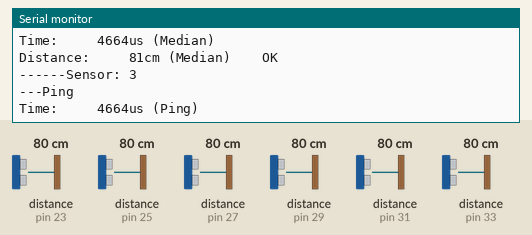
Recording of a sketch running on a simulated Arduino Uno, built with avr-gcc and run on an emulated ATmega328P. Shown: the last lines printed to the serial monitor. Inputs (shaded band) come from the test bench; at power-on: distance to the obstacle (sensors on pin 23, pin 25, pin 27, pin 29, pin 31, pin 33) 80 cm. The echo pulse lasts 58.3 µs per cm.

Above: at 1.8 s.
1.9 s: distance to the obstacle (sensor on pin 23) set to 120 cm
At 2.8 s:
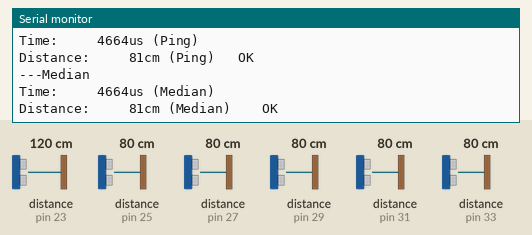
7.9 s: distance to the obstacle (sensor on pin 25) set to 120 cm
At 8.2 s:
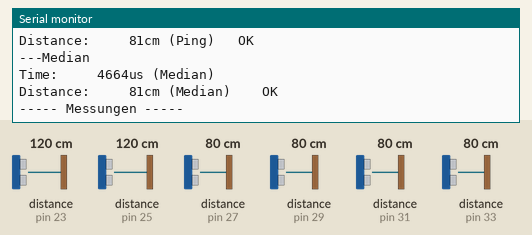
13.9 s: distance to the obstacle (sensor on pin 27) set to 2 cm
At 14.7 s:
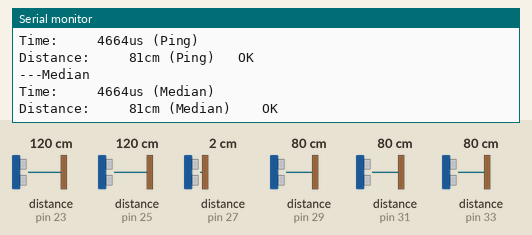
19.9 s: distance to the obstacle (sensor on pin 29) set to 250 cm
At 22.06 s:
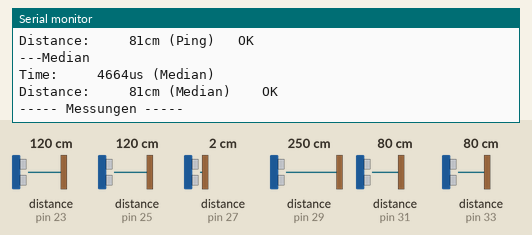
24.3 s: distance to the obstacle (sensor on pin 31) set to 4 cm
At 25.8 s:
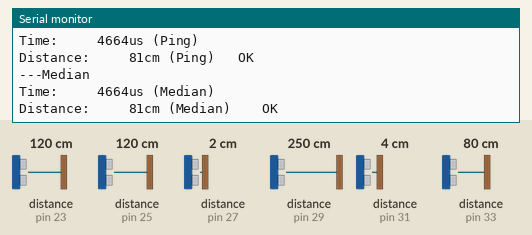
26.9 s: distance to the obstacle (sensor on pin 33) set to 18 cm
Timing chart, 0 to 29.9 s (numbered marks = the images above; inputs shaded):
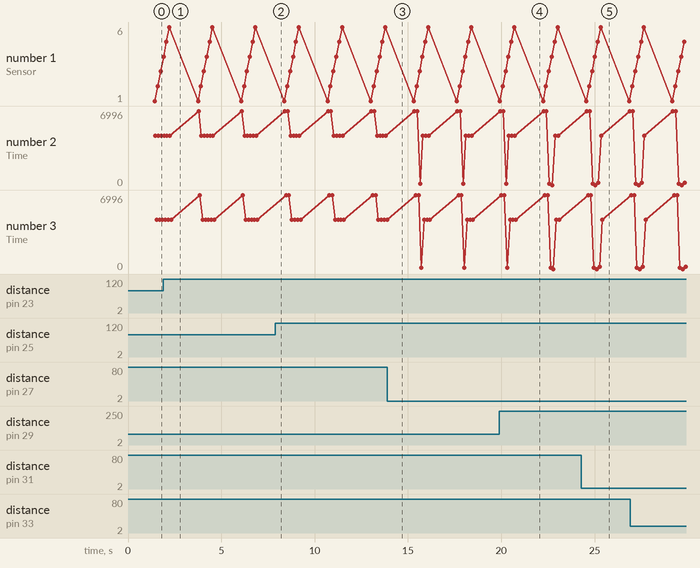

Measured:
- after the input at 24.3 s, the serial monitor: prints a new line after 0.91 s (image 5)
- plotted number 2: 6996 → 1049 after the input at 26.9 s
- plotted number 3: 4664 → 1049 after the input at 26.9 s

The sketch:

Us_severalSens.ino
```cpp
/*
 Name:		Ultrasonic_severalSens.ino
 Created:	11/10/2016 11:56:36 AM
 Author:	Wirtz Raphael
*/

// the setup function runs once when you press reset or power the board
// Import via "Add Library"
#include "sonar.h"
#include <NewPing.h>

#define SONAR_NUM		6
#define MAX_DISTANCE	200
#define MEDIAN_ITERATIONS 3
//#define PING_INTERVAL	33		//Millisekunden zwischen sensor pings (29ms als minimum).

Us_ErrorCode_t us_state = US_DEFAULT;

/*
 *	Definiert Ports der Ultraschallsensoren.
 *
 *	Command:	NewPing(TriggerPing,EchoPin,MaxDistance)
 *
 *	Referenz:	NewPingExamples, "NewPing15Sensors.pde"
*/
NewPing sonar[SONAR_NUM] = {		//Sensor object array
	//NewPing(TriggerPing,EchoPin,MaxDistance)
	NewPing(22, 23,MAX_DISTANCE),		//Sens 1
	NewPing(24, 25,MAX_DISTANCE),		//Sens 2
	NewPing(26, 27,MAX_DISTANCE),		//Sens 3
	NewPing(28, 29,MAX_DISTANCE),		//Sens 4
	NewPing(30, 31,MAX_DISTANCE),		//Sens 5
	NewPing(32, 33,MAX_DISTANCE),		//Sens 6
};

/* ---------- Values ---------- */
int i = 1;
unsigned int	us_cm[SONAR_NUM];
unsigned long	us_s[SONAR_NUM];
unsigned int	us_median_cm[SONAR_NUM];
unsigned long	us_median_s[SONAR_NUM];

// the setup function runs once when you press reset or power the board
void setup() {
	Serial.begin(9600);

}

// the loop function runs over and over again until power down or reset
void loop() {
	delay(1000);

	//------ Messungen ------
	Serial.print("----- Messungen -----\n");

	for (i = 0; i <= SONAR_NUM - 1; i++) {
		//--- Ping
		us_s[i] = sonar[i].ping();
		us_cm[i] = sonar[i].ping_cm();
		//--- Median
		//ping_median()		:	Default number of iterations, 5
		//ping_median(nbr)	:	Definded number of iterations, nbr
		us_median_s[i] = sonar[i].ping_median(MEDIAN_ITERATIONS);
		us_median_cm[i] = us_median_s[i] / US_ROUNDTRIP_CM;
	}

	//------ Seriell ------
	for (i = 0; i <= SONAR_NUM - 1; i++) {
		Serial.print("------Sensor: ");
		Serial.print(i+1);
		Serial.print(" \n");
		Serial.print("---Ping \n");
		printSonarPing_us(us_s[i]);
		printSonarPing_cm(us_cm[i]);
		Serial.print("---Median \n");
		printSonarMedian_us(us_median_s[i]);
		printSonarMedian_cm(us_median_cm[i]);
	}
}

void checkRange_cm(unsigned int distance_cm) {
	if (distance_cm < 4) {
		us_state = US_NOK;
		setUsErrorCode(US_NOK);
	}
	if (distance_cm >= 200 || distance_cm <= 0) {
		us_state = US_OUT_OF_RANGE;
	}
	else {
		us_state = US_OK;
	}
}
/* ---------- Get & Set ---------- */
void setUsErrorCode(Us_ErrorCode_t state) {
	us_state = state;
}

Us_ErrorCode_t getUsErrorCode(void) {
	return us_state;
}

/* ---------- Print ---------- */
/**
 *	 Print Status eines USensors.
*/
void printUsErrorCode(unsigned int distance_cm) {
	checkRange_cm(distance_cm);
	switch (getUsErrorCode()) {
		case US_NOK:
			Serial.print("\t NOK \n");
			break;
		case US_OK:
			Serial.print("\t OK \n");
			break;
		case US_OUT_OF_RANGE:
			Serial.print("\t Out Of Range\n");
			break;
		default:
			Serial.print("default \n");
			break;
	}
}

/**
 *	Print Laenge der Distanzmessung eines USensors.
*/
static void printSonar_cm(unsigned int distance_cm) {
	Serial.print("Distance: ");
	Serial.print(" \t ");
	Serial.print(distance_cm);
	Serial.print("cm ");
}

/**
*	Ping-Messung in cm.
*/
void printSonarPing_cm(unsigned int distance_cm) {
	printSonar_cm(distance_cm);
	Serial.print("(Ping)");
	printUsErrorCode(distance_cm);
}
/**
 *	Median-Messung in cm.
*/
void printSonarMedian_cm(unsigned int distance_cm) {
	printSonar_cm(distance_cm);
	Serial.print("(Median) ");
	printUsErrorCode(distance_cm);
}

/**
*	Print Zeit der Distanzmessung, eines USensors.
*/
static void printSonar_us(unsigned long time) {
	Serial.print("Time: \t\t");
	Serial.print(time);
	Serial.print("us ");
}
/**
*	Ping-Messung in us.
*/
void printSonarPing_us(unsigned long time_us) {
	printSonar_us(time_us);
	Serial.print("(Ping) \n");
}
/**
*	Median-Messung in us.
*/
void printSonarMedian_us(unsigned long time_us) {
	printSonar_us(time_us);
	Serial.print("(Median) \n");
}
```

sonar.cpp
```cpp
//
//
//

#include "sonar.h"
```

sonar.h
```cpp
// sonar.h

#ifndef _SONAR_h
#define _SONAR_h

#if defined(ARDUINO) && ARDUINO >= 100
	#include "arduino.h"
#else
	#include "WProgram.h"
#endif


#endif

typedef enum Us_ErrorCode { US_OK, US_NOK, US_OUT_OF_RANGE,US_DEFAULT}Us_ErrorCode_t;
//enum Us_ErrorCode { US_OK, US_NOK, US_OUT_OF_RANGE, US_DEFAULT };
```
